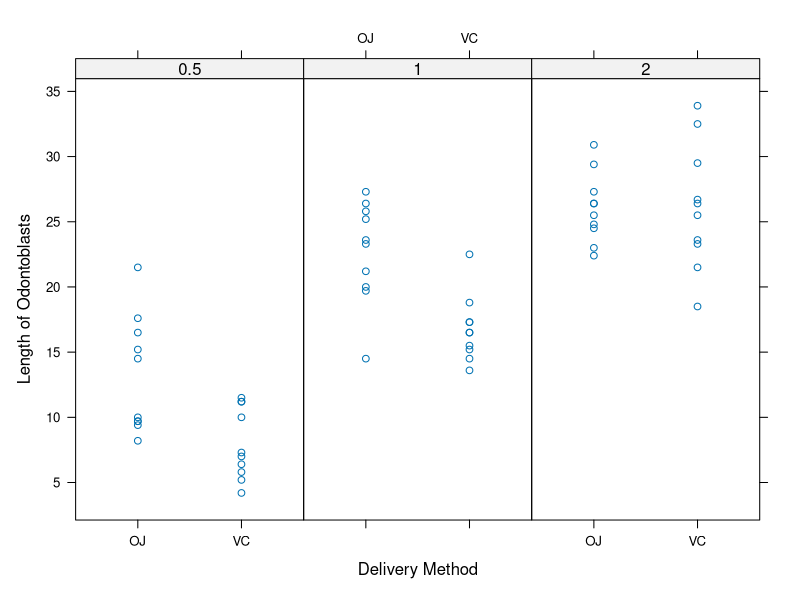

Here is the R script that generated this plot:
## ---- chunk 1
options(scipen=999)
library(dplyr)
library(lattice)
## ---- chunk 2
data("ToothGrowth")
str(ToothGrowth)
## ---- chunk 3
summary(ToothGrowth)
## ---- chunk 4
xyplot(len ~ supp | factor(dose),
       data = ToothGrowth,
       layout = c(3,1),
       xlab = "Delivery Method",
       ylab = "Length of Odontoblasts",
       labels = c(1,2,3)
       )
## ---- chunk 5
test_0.5_VC <- filter(ToothGrowth, dose == 0.5, supp == "VC")
test_0.5_OJ <- filter(ToothGrowth, dose == 0.5, supp == "OJ")
test_1.0_VC <- filter(ToothGrowth, dose == 1.0, supp == "VC")
test_1.0_OJ <- filter(ToothGrowth, dose == 1.0, supp == "OJ")
test_2.0_VC <- filter(ToothGrowth, dose == 2.0, supp == "VC")
test_2.0_OJ <- filter(ToothGrowth, dose == 2.0, supp == "OJ")

t.test(test_0.5_VC$len,
       test_0.5_OJ$len,
       alternative = "two.sided")

t.test(test_1.0_VC$len,
       test_1.0_OJ$len,
       alternative = "two.sided")

t.test(test_2.0_VC$len,
       test_2.0_OJ$len,
       alternative = "two.sided")

## ---- chunk 6

test_0.5 <- filter(ToothGrowth, dose == 0.5)
test_1.0 <- filter(ToothGrowth, dose == 1.0)
test_2.0 <- filter(ToothGrowth, dose == 2.0)

t.test(test_0.5$len,
       test_1.0$len,
       alternative = "less")
## ---- chunk 7
t.test(test_1.0$len,
       test_2.0$len,
       alternative = "less")
